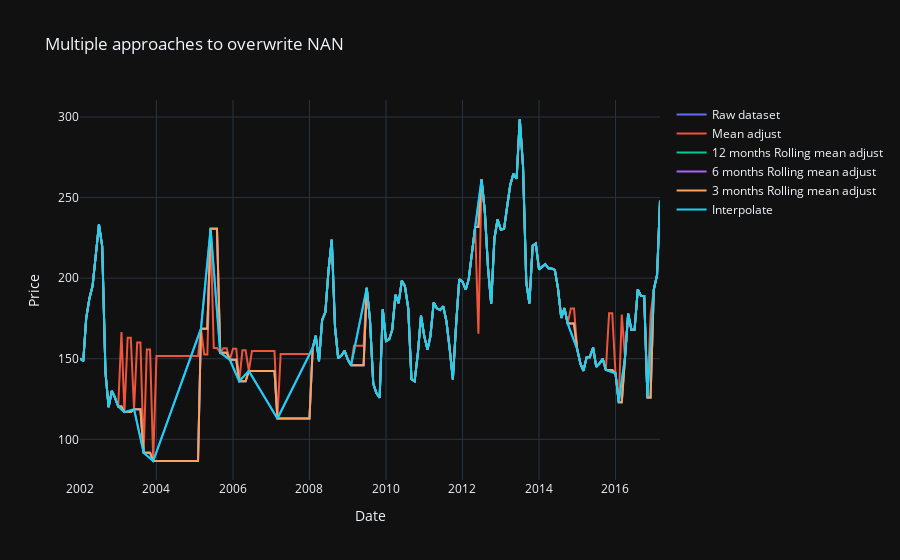

Here is the notebook cell this chart was saved with:
### Code cell
# Criar a figura
fig = go.Figure()

# Adicionar traços para cada DataFrame
fig.add_trace(
    go.Scatter(x=dataframe_to_adjust['date'], y=dataframe_to_adjust['price'], mode='lines', name='Raw dataset'))
fig.add_trace(
    go.Scatter(x=dataframe_adjusted_mean['date'], y=dataframe_adjusted_mean['price'], mode='lines', name='Mean adjust'))
fig.add_trace(
    go.Scatter(x=dataframe_adjusted_rolling_12_months['date'], y=dataframe_adjusted_rolling_12_months['price'],
               mode='lines', name='12 months Rolling mean adjust'))
fig.add_trace(go.Scatter(x=dataframe_adjusted_rolling_6_months['date'], y=dataframe_adjusted_rolling_6_months['price'],
                         mode='lines', name='6 months Rolling mean adjust'))
fig.add_trace(go.Scatter(x=dataframe_adjusted_rolling_3_months['date'], y=dataframe_adjusted_rolling_3_months['price'],
                         mode='lines', name='3 months Rolling mean adjust'))
fig.add_trace(
    go.Scatter(x=dataframe_adjusted_interpolate['date'], y=dataframe_adjusted_interpolate['price'], mode='lines',
               name='Interpolate'))

# Adicionar título e rótulos dos eixos
fig.update_layout(title='Multiple approaches to overwrite NAN',
                  xaxis_title='Date',
                  yaxis_title='Price')

# Mostrar o gráfico
fig.show()

### Figure 1 — Plotly figure (JSON) as saved in the notebook; plotly's stock layout.template omitted (floating-point values rounded to 4 significant figures; data arrays with more than 128 entries replaced by an {"elided": "..."} marker saying what was removed)
{"data": [{"mode": "lines", "name": "Raw dataset", "x": ["2002-01-01T00:00:00", "2002-02-01T00:00:00", "2002-03-01T00:00:00", "2002-04-01T00:00:00", "2002-05-01T00:00:00", "2002-06-01T00:00:00", "2002-07-01T00:00:00", "2002-08-01T00:00:00", "2002-09-01T00:00:00", "2002-10-01T00:00:00", "2002-11-01T00:00:00", "2002-12-01T00:00:00", "2003-01-01T00:00:00", "2003-03-01T00:00:00", "2003-06-01T00:00:00", "2003-09-01T00:00:00", "2003-12-01T00:00:00", "2005-03-01T00:00:00", "2005-06-01T00:00:00", "2005-09-01T00:00:00", "2005-12-01T00:00:00", "2006-03-01T00:00:00", "2006-06-01T00:00:00", "2007-03-01T00:00:00", "2008-02-01T00:00:00", "2008-03-01T00:00:00", "2008-04-01T00:00:00", "2008-05-01T00:00:00", "2008-06-01T00:00:00", "2008-07-01T00:00:00", "2008-08-01T00:00:00", "2008-09-01T00:00:00", "2008-10-01T00:00:00", "2008-11-01T00:00:00", "2008-12-01T00:00:00", "2009-01-01T00:00:00", "2009-02-01T00:00:00", "2009-07-01T00:00:00", "2009-08-01T00:00:00", "2009-09-01T00:00:00", "2009-10-01T00:00:00", "2009-11-01T00:00:00", "2009-12-01T00:00:00", "2010-01-01T00:00:00", "2010-02-01T00:00:00", "2010-03-01T00:00:00", "2010-04-01T00:00:00", "2010-05-01T00:00:00", "2010-06-01T00:00:00", "2010-07-01T00:00:00", "2010-08-01T00:00:00", "2010-09-01T00:00:00", "2010-10-01T00:00:00", "2010-11-01T00:00:00", "2010-12-01T00:00:00", "2011-01-01T00:00:00", "2011-02-01T00:00:00", "2011-03-01T00:00:00", "2011-04-01T00:00:00", "2011-05-01T00:00:00", "2011-06-01T00:00:00", "2011-07-01T00:00:00", "2011-08-01T00:00:00", "2011-09-01T00:00:00", "2011-10-01T00:00:00", "2011-11-01T00:00:00", "2011-12-01T00:00:00", "2012-01-01T00:00:00", "2012-02-01T00:00:00", "2012-03-01T00:00:00", "2012-04-01T00:00:00", "2012-05-01T00:00:00", "2012-07-01T00:00:00", "2012-08-01T00:00:00", "2012-09-01T00:00:00", "2012-10-01T00:00:00", "2012-11-01T00:00:00", "2012-12-01T00:00:00", "2013-01-01T00:00:00", "2013-02-01T00:00:00", "2013-03-01T00:00:00", "2013-04-01T00:00:00", "2013-05-01T00:00:00", "2013-06-01T00:00:00", "2013-07-01T00:00:00", "2013-08-01T00:00:00", "2013-09-01T00:00:00", "2013-10-01T00:00:00", "2013-11-01T00:00:00", "2013-12-01T00:00:00", "2014-01-01T00:00:00", "2014-02-01T00:00:00", "2014-03-01T00:00:00", "2014-04-01T00:00:00", "2014-05-01T00:00:00", "2014-06-01T00:00:00", "2014-07-01T00:00:00", "2014-08-01T00:00:00", "2014-09-01T00:00:00", "2014-10-01T00:00:00", "2015-01-01T00:00:00", "2015-02-01T00:00:00", "2015-03-01T00:00:00", "2015-04-01T00:00:00", "2015-05-01T00:00:00", "2015-06-01T00:00:00", "2015-07-01T00:00:00", "2015-08-01T00:00:00", "2015-09-01T00:00:00", "2015-10-01T00:00:00", "2016-01-01T00:00:00", "2016-02-01T00:00:00", "2016-04-01T00:00:00", "2016-05-01T00:00:00", "2016-06-01T00:00:00", "2016-07-01T00:00:00", "2016-08-01T00:00:00", "2016-09-01T00:00:00", "2016-10-01T00:00:00", "2016-11-01T00:00:00", "2017-01-01T00:00:00", "2017-02-01T00:00:00", "2017-03-01T00:00:00"], "y": [150.2, 148.5, 175.0, 187.5, 195.1, 217.0, 233.4, 219.8, 141.7, 120.0, 130.0, 125.9, 120.3, 116.9, 118.7, 91.71, 86.54, 168.7, 230.7, 153.8, 149.4, 136.1, 142.4, 112.9, 156.7, 164.2, 148.6, 174.0, 179.0, 205.0, 223.9, 169.6, 150.4, 152.0, 155.0, 149.5, 145.9, 194.0, 173.9, 134.6, 128.7, 125.8, 180.7, 160.9, 162.1, 167.9, 189.7, 184.6, 198.5, 194.9, 181.2, 137.3, 136.0, 153.3, 176.7, 164.0, 155.8, 164.1, 184.8, 181.3, 180.2, 182.6, 173.2, 156.2, 137.1, 171.0, 199.4, 197.8, 192.8, 199.5, 216.9, 231.7, 261.3, 241.8, 206.2, 184.1, 224.6, 236.4, 230.1, 230.5, 244.6, 257.9, 264.7, 261.7, 298.8, 269.7, 197.6, 184.3, 220.1, 221.5, 205.4, 207.0, 208.7, 206.1, 206.0, 205.2, 193.7, 175.4, 181.4, 171.9, 155.7, 146.8, 142.5, 151.0, 151.0, 157.0, 145.0, 147.0, 150.0, 143.0, 141.0, 123.0, 151.0, 178.0, 168.0, 168.0, 193.0, 189.0, 189.0, 126.0, 193.0, 202.0, 248.0], "type": "scatter"}, {"mode": "lines", "name": "Mean adjust", "x": {"elided": "183 str values"}, "y": {"elided": "183 float values"}, "type": "scatter"}, {"mode": "lines", "name": "12 months Rolling mean adjust", "x": {"elided": "183 str values"}, "y": {"elided": "183 float values"}, "type": "scatter"}, {"mode": "lines", "name": "6 months Rolling mean adjust", "x": {"elided": "183 str values"}, "y": {"elided": "183 float values"}, "type": "scatter"}, {"mode": "lines", "name": "3 months Rolling mean adjust", "x": {"elided": "183 str values"}, "y": {"elided": "183 float values"}, "type": "scatter"}, {"mode": "lines", "name": "Interpolate", "x": {"elided": "183 str values"}, "y": {"elided": "183 float values"}, "type": "scatter"}], "layout": {"title": {"text": "Multiple approaches to overwrite NAN"}, "xaxis": {"title": {"text": "Date"}}, "yaxis": {"title": {"text": "Price"}}}}
